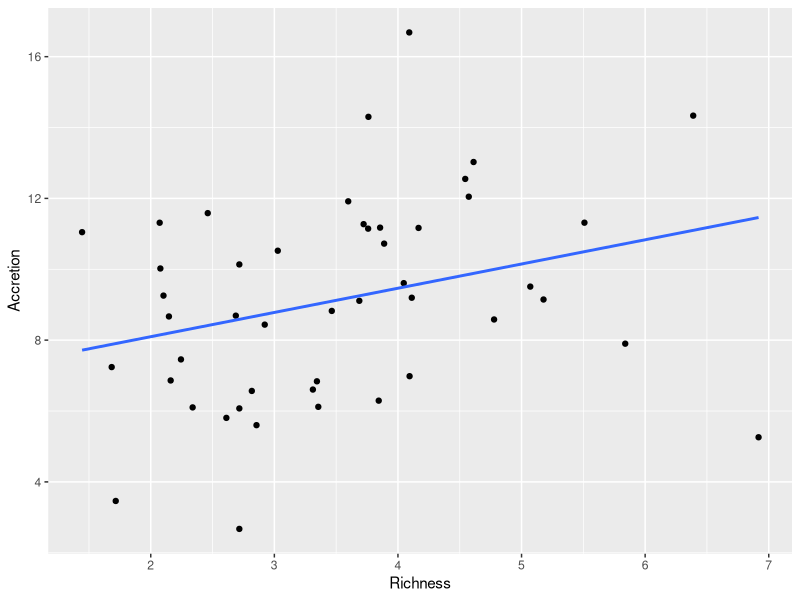
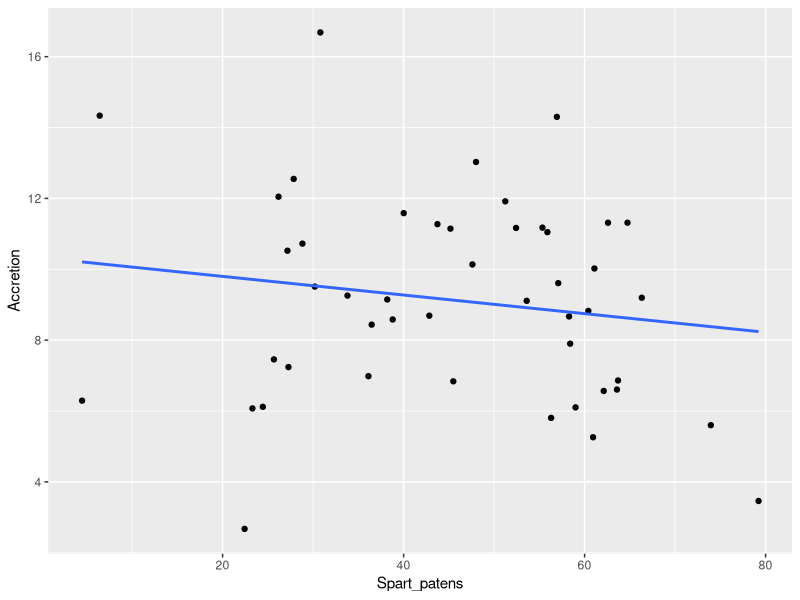
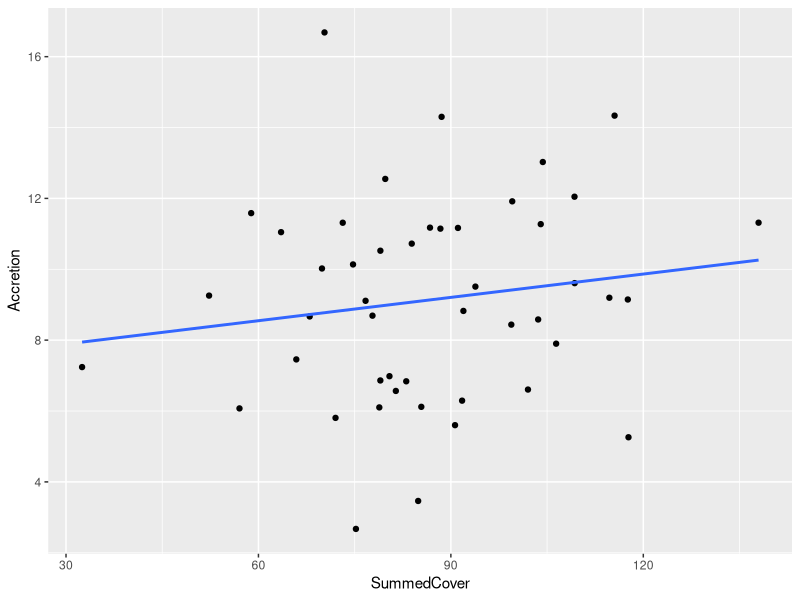
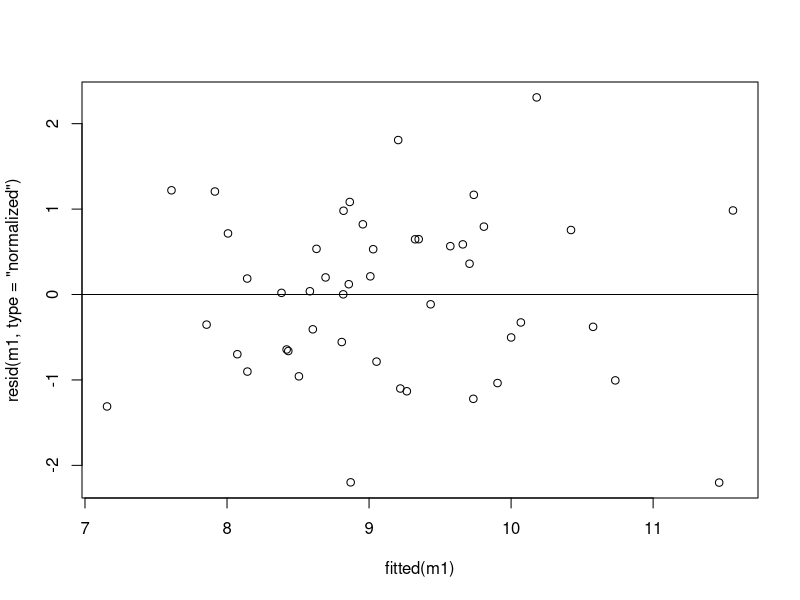
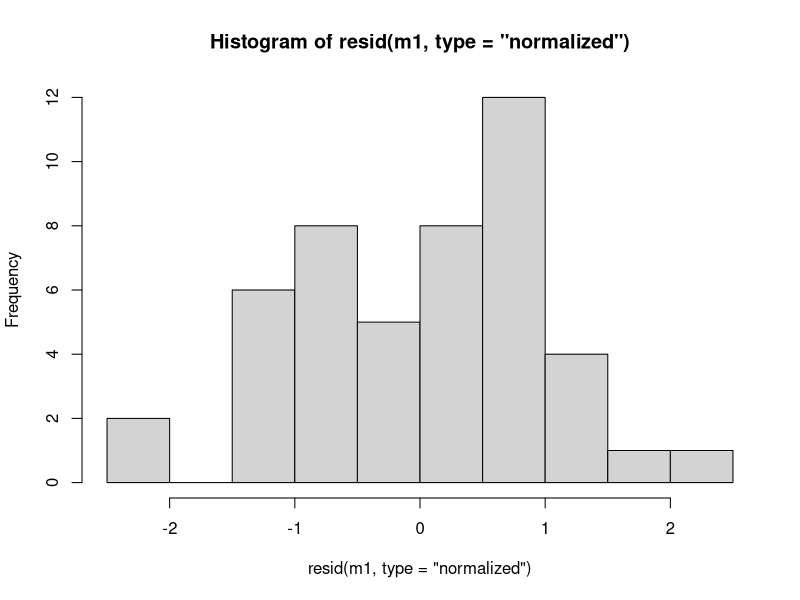

Here is the R script that generated these plots, in order:
library(tidyverse)
library(nlme)

data <- read_csv("dat.csv")

brackish <- data %>%
  filter(CommunityStationFront == "Brackish")

#dominant species - Spartina patens
dom_spp <- brackish %>%
  summarise(across(c("Acer_negundo":"Zizip_Mill."), sum, na.rm = TRUE)) %>%
  pivot_longer(cols = c("Acer_negundo":"Zizip_Mill."),
               names_to = "species",
               values_to = "cover")


#accretion vs. richness
ggplot(brackish, aes(x = Richness, y = Accretion)) +
  geom_point() +
  geom_smooth(method = lm, se = F)

#accretion vs. dominant species
ggplot(brackish, aes(x = Spart_patens, y = Accretion)) +
  geom_point() +
  geom_smooth(method = lm, se = F)

#accretion vs. summed cover
ggplot(brackish, aes(x = SummedCover, y = Accretion)) +
  geom_point() +
  geom_smooth(method = lm, se = F)


#glm 
m1 <- gls(Accretion ~ Richness + Spart_patens + SummedCover, 
          correlation = corSpher(form = ~ lat+lon), data = brackish)

summary(m1)

#model validation - assumptions of normality and homoscedasticity met
plot(x = fitted(m1), y = resid(m1, type = "normalized"), abline(h = 0))

hist(resid(m1, type = "normalized"))


#type III anova - no significant predictor variables 
anova(m1, type = "marginal")







